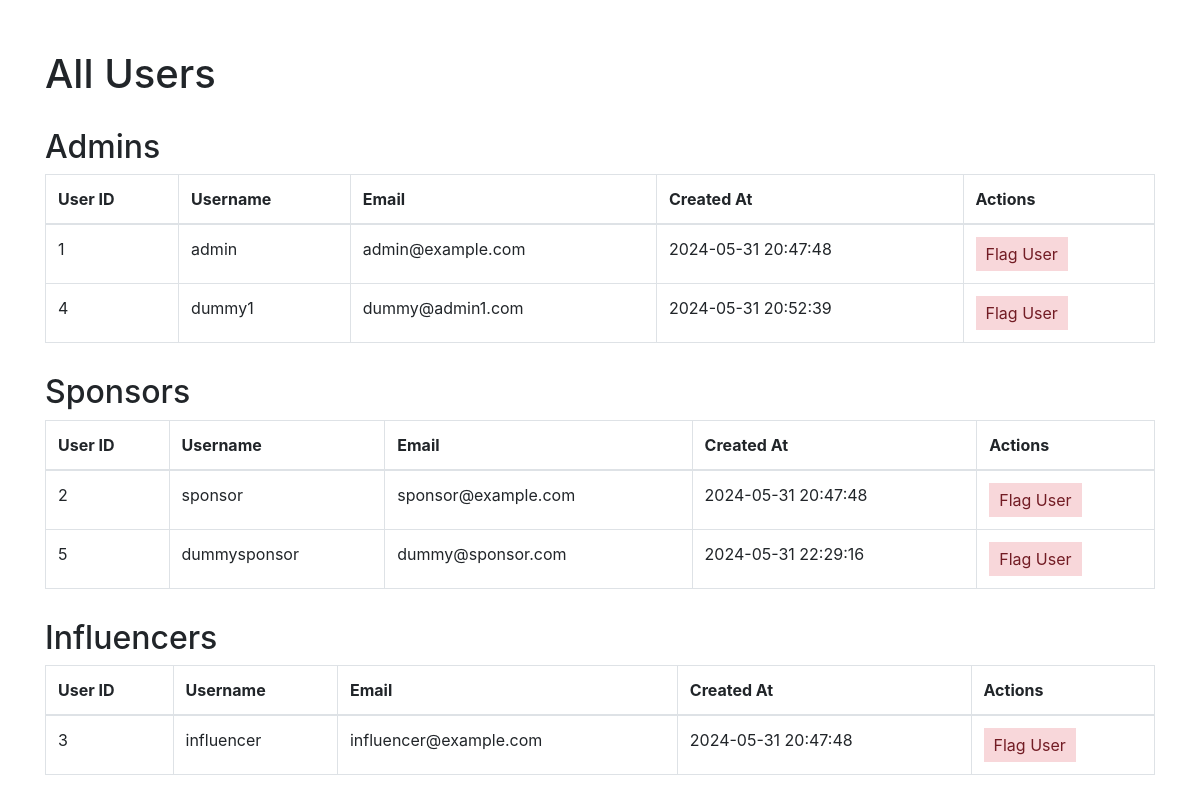
/admin/allusers (signed in), run on an earlier commit of the app's database.
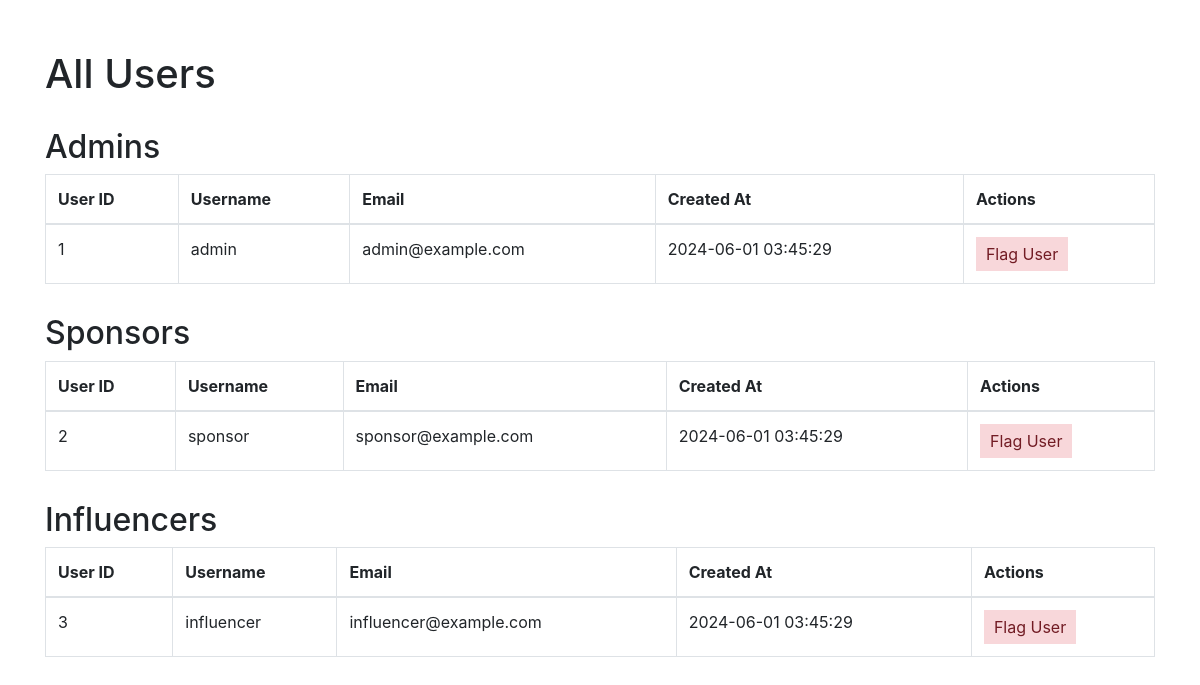
And on a later commit of the database.
### models.py (models this page shows)
class User(db.Model):
    __tablename__ = "users"
    user_id = db.Column(db.Integer, primary_key=True, autoincrement=True)
    username = db.Column(db.String(255), unique=True, nullable=False)
    password = db.Column(db.String(255), nullable=False)
    email = db.Column(db.String(255), unique=True, nullable=False)
    role = db.Column(db.Enum("admin", "sponsor", "influencer"), nullable=False)
    created_at = db.Column(db.TIMESTAMP, default=db.func.current_timestamp())
    sponsors = db.relationship("Sponsor", backref="user", lazy=True)
    influencers = db.relationship("Influencer", backref="user", lazy=True)
    user_flags = db.relationship(
        "UserFlag", foreign_keys="UserFlag.flagged_by", backref="flagger", lazy=True
    )
    flagged_by_user_flags = db.relationship(
        "UserFlag", foreign_keys="UserFlag.user_id", backref="flagged_user", lazy=True
    )
    campaign_flags = db.relationship(
        "CampaignFlag",
        foreign_keys="CampaignFlag.flagged_by",
        backref="flagger",
        lazy=True,
    )
    def to_dict(self):
        return {c.name: getattr(self, c.name) for c in self.__table__.columns}

### admin.py (the view)
@admin.route('/allusers')
def all_users():
    if "user_name" in session and "role" in session:
        if session["role"] == "admin":
            data = dict()
            data["admin"] = [user.to_dict() for user in User.query.filter_by(role="admin").all()]
            data["sponsor"] = [user.to_dict() for user in User.query.filter_by(role="sponsor").all()]
            data["influencer"] = [user.to_dict() for user in User.query.filter_by(role="influencer").all()]
            return render_template("admin_allusers.html", data=data)
    return redirect(url_for("home"))

### app.py (called while the page is built)
@app.before_request
def create_tables():
    init_db(app)

### models.py (called while the page is built, shortened)
def init_db(app):
    with app.app_context():
        db.create_all()

### templates/admin_allusers.html (shortened to what this page needs)
<!DOCTYPE html>
<html lang="en">
<head>
    <link rel="stylesheet" href="https://stackpath.bootstrapcdn.com/bootstrap/4.3.1/css/bootstrap.min.css">
</head>
<body>
    <div class="container">
        <h1>All Users</h1>
        <h2>Admins</h2>
        <table class="table table-bordered">
            <thead>
                <tr>
                    <th>User ID</th>
                    <th>Username</th>
                    <th>Email</th>
                    <th>Created At</th>
                    <th>Actions</th>
                </tr>
            </thead>
            <tbody>
                {% for admin in data.admin %}
                <tr>
                    <td>{{ admin.user_id }}</td>
                    <td>{{ admin.username }}</td>
                    <td>{{ admin.email }}</td>
                    <td>{{ admin.created_at }}</td>
                    <td><button class="flag-button" onclick="flagUser('{{ admin.user_id }}')">Flag User</button></td>
                </tr>
                {% endfor %}
            </tbody>
        </table>
        <h2>Sponsors</h2>
        <table class="table table-bordered">
            <thead>
                <tr>
                    <th>User ID</th>
                    <th>Username</th>
                    <th>Email</th>
                    <th>Created At</th>
                    <th>Actions</th>
                </tr>
            </thead>
            <tbody>
                {% for sponsor in data.sponsor %}
                <tr>
                    <td>{{ sponsor.user_id }}</td>
                    <td>{{ sponsor.username }}</td>
                    <td>{{ sponsor.email }}</td>
                    <td>{{ sponsor.created_at }}</td>
                    <td><button class="flag-button" onclick="flagUser('{{ sponsor.user_id }}')">Flag User</button></td>
                </tr>
                {% endfor %}
            </tbody>
        </table>
        <h2>Influencers</h2>
        <table class="table table-bordered">
            <thead>
                <tr>
                    <th>User ID</th>
                    <th>Username</th>
                    <th>Email</th>
                    <th>Created At</th>
                    <th>Actions</th>
                </tr>
            </thead>
            <tbody>
                {% for influencer in data.influencer %}
                <tr>
                    <td>{{ influencer.user_id }}</td>
                    <td>{{ influencer.username }}</td>
                    <td>{{ influencer.email }}</td>
                    <td>{{ influencer.created_at }}</td>
                    <td><button class="flag-button" onclick="flagUser('{{ influencer.user_id }}')">Flag User</button></td>
                </tr>
                {% endfor %}
            </tbody>
        </table>
    </div>
</body>
</html>

### templates/admin_allusers.html (style rules this page uses)
.container { margin-top: 50px; }
h2 { margin-top: 30px; }
.flag-button { background-color: #f8d7da; color: #721c24; border: none; padding: 5px 10px; cursor: pointer; }

What changed in the data, as far as the page shows it:
removed User: user_id "4", username "dummy1", email "dummy@admin1.com", created_at "2024-05-31 20:52:39", shown under "Admins"
removed User: user_id "5", username "dummysponsor", email "dummy@sponsor.com", created_at "2024-05-31 22:29:16", shown under "Sponsors"
changed User "admin": created_at "2024-05-31 20:47:48" → "2024-06-01 03:45:29"
changed User "sponsor": created_at "2024-05-31 20:47:48" → "2024-06-01 03:45:29"
changed User "influencer": created_at "2024-05-31 20:47:48" → "2024-06-01 03:45:29"
